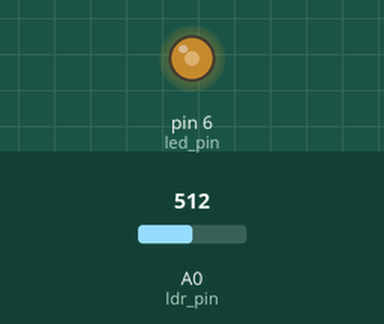
A sketch run on a simulated Arduino Uno, built with avr-gcc and run on an emulated ATmega328P. On the bench: output pins drawn as LEDs (lit = HIGH). Inputs (shaded band) come from the test bench; at power-on: A0 (ldr_pin) = 512.

Above: at 1.2 s.
1.3 s: A0 (ldr_pin) set to 306
At 1.9 s:
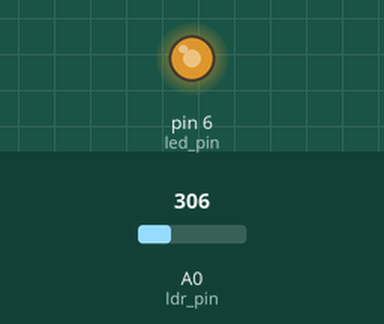
2.8 s: A0 (ldr_pin) set to 122
At 4.0 s:
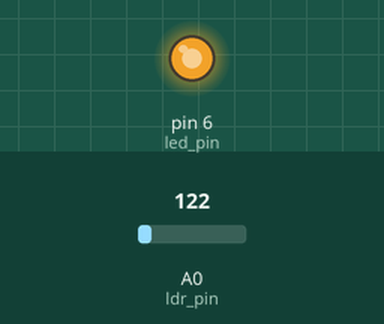
4.3 s: A0 (ldr_pin) set to 900
At 5.3 s:
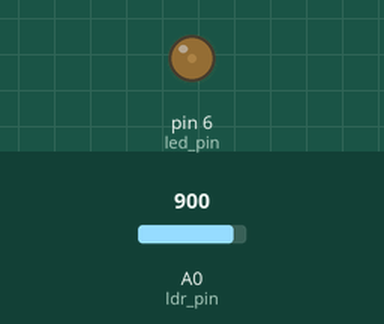
5.8 s: A0 (ldr_pin) set to 1023
At 6.5 s:
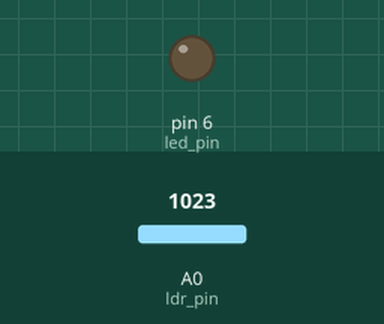
7.3 s: A0 (ldr_pin) set to 511
At 7.6 s:
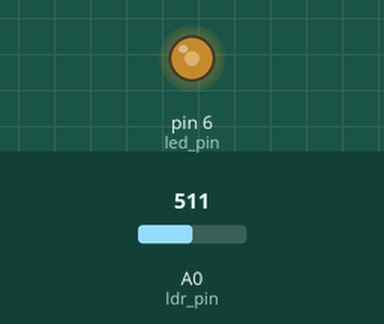
Timing chart, 0 to 9.8 s (numbered marks = the images above; inputs shaded):
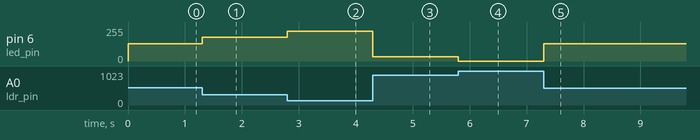

Measured:
- after the input at 1.3 s, pin 6 (led_pin): 128/255 → 179/255 at once
- after the input at 2.8 s, pin 6 (led_pin): 179/255 → 225/255 at once
- after the input at 4.3 s, pin 6 (led_pin): 225/255 → 31/255 at once
- after the input at 5.8 s, pin 6 (led_pin): 31/255 → 0/255 at once
- after the input at 7.3 s, pin 6 (led_pin): 0/255 → 128/255 at once

The sketch:

Q6.ino
```cpp
int led_pin = 6;
int ldr_pin = A0;
int output;
int led_value;
void setup() {
  pinMode(led_pin, OUTPUT);
}
void loop() {
  //Reading from ldr
  output = analogRead(ldr_pin);

  //Mapping the Values between 0 to 255 because we can give output
  //from 0 -255 using the analogwrite funtion
  led_value = map(output, 0, 1023, 0, 255);

  led_value = 255 - led_value ;
  analogWrite(led_pin, led_value);
  delay(1);
}
```
